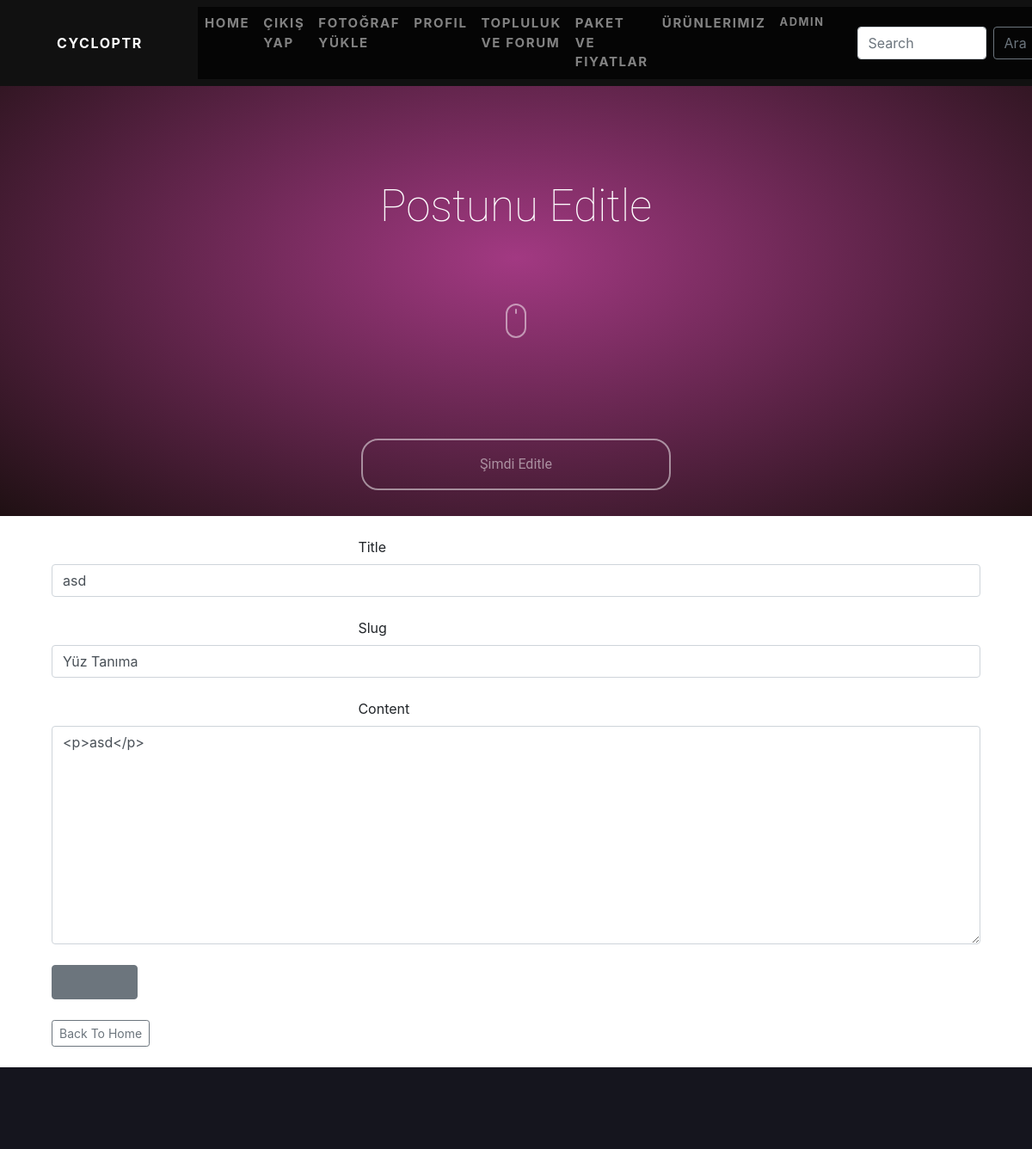
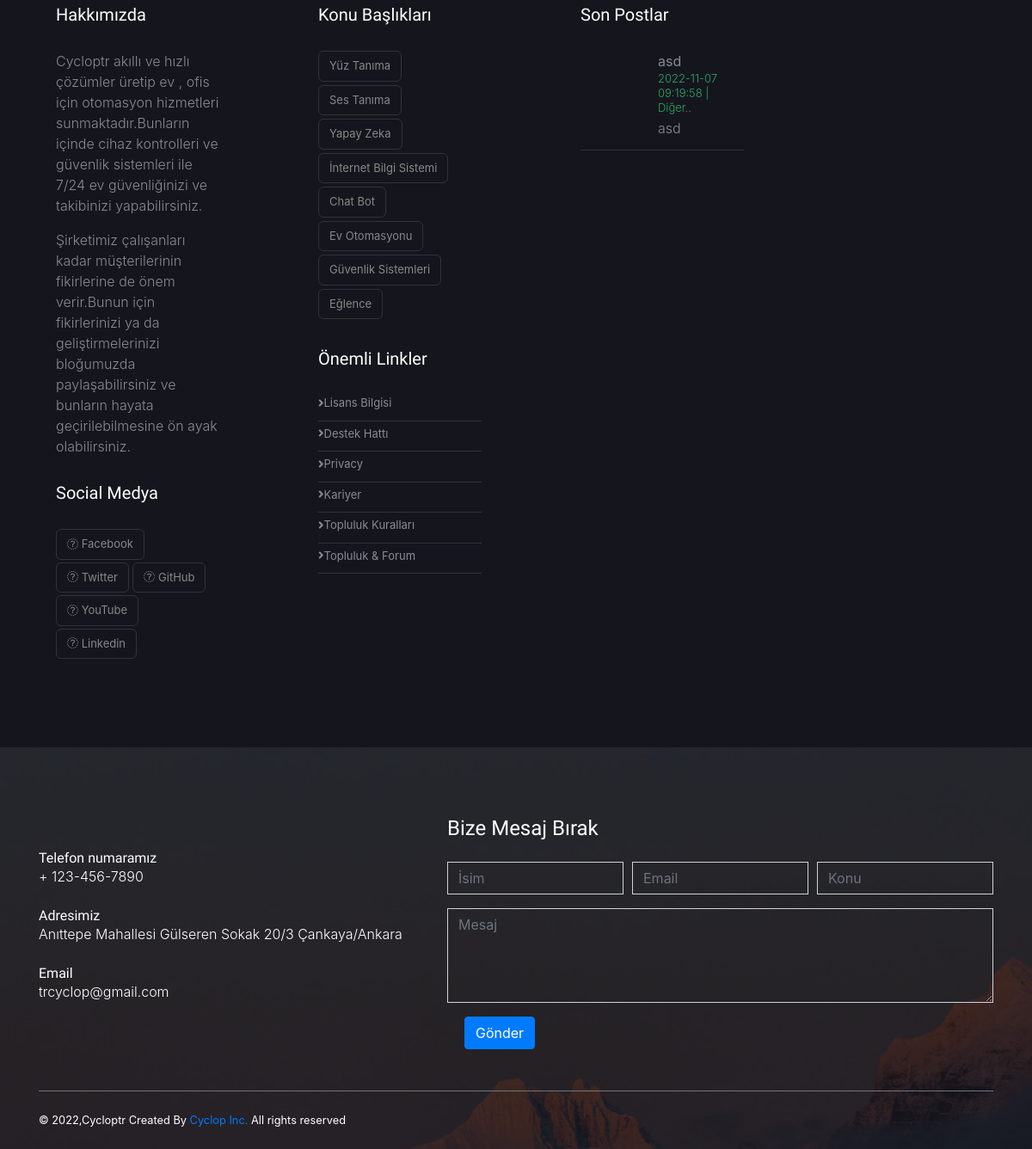
The page /posts/edit/1 (signed in) on the database its author committed (2 pictures, top to bottom).
### website/models.py (models this page shows)
class Posts(dbsql.Model):
    id = dbsql.Column(dbsql.Integer , primary_key = True)
    title = dbsql.Column(dbsql.String(255))
    content = dbsql.Column(dbsql.Text)
    date_posted = dbsql.Column(dbsql.DateTime , default=datetime.utcnow)
    slug = dbsql.Column(dbsql.String(255))
    poster_id = dbsql.Column(dbsql.Integer, dbsql.ForeignKey('user.id'))

### website/auth.py (the view, shortened to what this page needs)
@auth.route('/posts/edit/<int:id>',methods=['GET','POST'])
@login_required
def edit_post(id):
	posts_for_display=post_parser()
	post = Posts.query.get_or_404(id)
	form = PostForm()
	if current_user.id == post.poster_id or current_user.id == 1:
		form.title.data = post.title
		form.content.data = post.content
		form.slug.data = post.slug
		return render_template('edit_post.html',form=form , posts = posts_for_display)
	else:
		flash("You can't edit this post")
		postlar = Posts.query.order_by(Posts.date_posted)
		return render_template("show_post.html",user=current_user,postlar = postlar,posts = posts_for_display)

### website/templates/edit_post.html (shortened to what this page needs)
<!DOCTYPE html>
<html lang="en">
    <head>
        <link href="//maxcdn.bootstrapcdn.com/bootstrap/4.1.1/css/bootstrap.min.css" rel="stylesheet" id="bootstrap-css">
        <link href="{{ url_for('static', filename='css/pricing.css') }}" rel="stylesheet" type="text/css" />
        <link href="{{ url_for('static', filename='css/footer.css') }}" rel="stylesheet" type="text/css" />
        <link href="{{ url_for('static', filename='css/login.css') }}" rel="stylesheet" type="text/css" />
        <link href="{{ url_for('static', filename='css/contact.css') }}" rel="stylesheet" type="text/css" />
        <link href="{{ url_for('static', filename='css/animation.css') }}" rel="stylesheet" type="text/css" />
        <link href="{{ url_for('static', filename='css/teamcard.css') }}" rel="stylesheet" type="text/css" />
        <link href="{{ url_for('static', filename='css/bootstrapmodified.css') }}" rel="stylesheet" type="text/css" />
        <link href="{{ url_for('static', filename='css/home_search_button.css') }}" rel="stylesheet" type="text/css" />
    </head>
    <body id="page-top">
        <nav class="navbar navbar-expand-lg navbar-dark navbar-custom fixed-top">
            <a class="navbar-brand" href="#page-top" style="margin-left: 50px;">CYCLOPTR</a>
            <div class="container px-5">
                <div class="collapse navbar-collapse" id="navbarResponsive">
                    <ul class="navbar-nav ms-auto">
                        <li class="nav-item">
                            <a class="nav-link" href="/" id="home"class="active" style="font-size:15px ;">Home</a>
                        </li>
                        <li class="nav-item">
                            <a class="nav-link" href="/logout" id="logout" style="font-size:15px ;">Çıkış Yap</a>
                        </li>
                        <li class="nav-item">
                            <a class="nav-link" href="/upload-image" id="uploadImage" style="font-size:15px ;">Fotoğraf Yükle</a>
                        </li>
                        <li class="nav-item">
                            <a class="nav-link" href="/dashboard" id="dashboard" style="font-size:15px ;">Profil</a>
                        </li>
                        <li class="nav-item">
                            <a class="nav-link" href="/show-posts" id="show_posts" style="font-size:15px ;">Topluluk ve Forum</a>
                        </li>
                        <li class="nav-item">
                            <a class="nav-link" href="/pricing" id="pricing" style="font-size:15px ;">Paket Ve Fiyatlar</a>
                        </li>
                        <li class="nav-item">
                            <a class="nav-link" href="/add_to_cart" id="show_products" style="font-size:15px ;">Ürünlerimiz</a>
                        </li>
                        {% if current_user.id == 1 %}
                        <li class="nav-item">
                            <a class="nav-link" href="{{ url_for('auth.admin')}}">Admin</a>
                          </li>
                        {% endif %}
                    </ul>
                    <form method="POST" action="{{ url_for('auth.search')}}" class="d-flex">
                        <input class="form-control me-2" type="search" placeholder="Search" aria-label="Search" name="searched">
                        <button class="btn btn-outline-secondary" type="submit">Ara</button>
                    </form>
                </div>
            </div>
        </nav>
        <header class="masthead text-center text-white">
            <p id='head6' class='header'>Postunu Editle</p>
            <a href="#scroll" style="text-decoration:none;color: #fff;">
              <button class="headerbtn">
                <a href="#scroll" style="text-decoration:none;color: #fff;">Şimdi Editle</a>
                <div class="mouse-icon"><div class="wheel"></div></div>
              </button>
            </a>
        </header>
        <section id="scroll">
            <br/>
            <form method="POST" style="margin-left:5%;margin-right:5%;">
                {{ form.title.label(class="form-label") }}
                {{ form.title(class="form-control") }}
                <br/>
                {{ form.slug.label(class="form-label") }}
                {{ form.slug(class="form-control") }}
                <br/>
                {{ form.content.label(class="form-label") }}
                {{ form.content(class="form-control", rows="10") }}
                <br/>
                <button class="btn btn-secondary" value="Gönder" style="width: 100px;height: 40px;"></button>
            </form>
            <a href="{{ url_for('views.home')}}" class="btn btn-outline-secondary btn-sm" style="margin-left:5% ;margin-top: 2%;margin-bottom: 2%;">Back To Home</a>
        </section>
        <footer class="kilimanjaro_area">
            <div class="foo_top_header_one section_padding_100_70">
                <div class="container">
                    <div class="row">
                        <div class="col-12 col-md-6 col-lg-3" style="width: 240px;">
                            <div class="kilimanjaro_part">
                                <h5>Hakkımızda</h5>
                                <p>Cycloptr akıllı ve hızlı çözümler üretip ev , ofis için otomasyon hizmetleri sunmaktadır.Bunların içinde cihaz kontrolleri ve güvenlik sistemleri ile 7/24 ev güvenliğinizi ve takibinizi yapabilirsiniz. </p>
                                <p>Şirketimiz çalışanları kadar müşterilerinin fikirlerine de önem verir.Bunun için fikirlerinizi ya da geliştirmelerinizi bloğumuzda paylaşabilirsiniz ve bunların hayata geçirilebilmesine ön ayak olabilirsiniz.</p>
                            </div>
                            <div class="kilimanjaro_part m-top-15">
                                <h5>Social Medya</h5>
                                <ul class="kilimanjaro_social_links">
                                    <li><a href="#"><i class="fa fa-facebook" aria-hidden="true"></i> Facebook</a></li>
                                    <li><a href="#"><i class="fa fa-twitter" aria-hidden="true"></i> Twitter</a></li>
                                    <li><a target="_blank" href="https://github.com/SAOCyper" ><i class="fa fa-github" aria-hidden="true"></i> GitHub</a></li>
                                    <li><a href="#"><i class="fa fa-youtube" aria-hidden="true"></i> YouTube</a></li>
                                    <li><a href="#"><i class="fa fa-linkedin" aria-hidden="true"></i> Linkedin</a></li>
                                </ul>
                            </div>
                        </div>
                        <div class="col-12 col-md-6 col-lg-3" style="width: 240px;">
                            <div class="kilimanjaro_part">
                                <h5>Konu Başlıkları</h5>
                                <ul class=" kilimanjaro_widget">
                                    <li><a href="#">Yüz Tanıma</a></li>
                                    <li><a href="#">Ses Tanıma</a></li>
                                    <li><a href="#">Yapay Zeka</a></li>
                                    <li><a href="#">İnternet Bilgi Sistemi</a></li>
                                    <li><a href="#">Chat Bot</a></li>
                                    <li><a href="#">Ev Otomasyonu</a></li>
                                    <li><a href="#">Güvenlik Sistemleri</a></li>
                                    <li><a href="#">Eğlence</a></li>
                                </ul>
                            </div>
                            <div class="kilimanjaro_part m-top-15">
                                <h5>Önemli Linkler</h5>
                                <ul class="kilimanjaro_links">
                                    <li><a href="terms-and-conditions"><i class="fa fa-angle-right" aria-hidden="true"></i>Lisans Bilgisi</a></li>
                                    <li><a href="#"><i class="fa fa-angle-right" aria-hidden="true"></i>Destek Hattı</a></li>
                                    <li><a href="privacy-policy"><i class="fa fa-angle-right" aria-hidden="true"></i>Privacy</a></li>
                                    <li><a href="#"><i class="fa fa-angle-right" aria-hidden="true"></i>Kariyer</a></li>
                                    <li><a href="#"><i class="fa fa-angle-right" aria-hidden="true"></i>Topluluk Kuralları</a></li>
                                    <li><a href="show-posts"><i class="fa fa-angle-right" aria-hidden="true"></i>Topluluk & Forum</a></li>
                                </ul>
                            </div>
                        </div>
                        <div class="col-12 col-md-6 col-lg-3" >
                            <div class="kilimanjaro_part">
                                <h5>Son Postlar</h5>
                                {% for post in posts %}
                                    <div class="kilimanjaro_blog_area">
                                        <div class="kilimanjaro_thumb">
                                        </div>
                                        <a href="#">{{ post.title}}</a><br/>
                                        <p class="kilimanjaro_date">{{ post.date_posted}} | {{ post.slug}}</p>
                                        <p>{{ post.content|safe}}</p>
                                    </div>
                                {% endfor %}
                            </div>
                        </div>
                    </div>
                </div>
            </div>
        </footer>
        <section id="contact" class="section has-img-bg pb-0" style="background: url('../static/images/section.jpg');">
            <div class="container">
                <div class="row align-items-center">
                    <div class="col-md-5 my-3">
                        <h6 class="mb-0">Telefon numaramız</h6>
                        <p class="mb-4">+ 123-456-7890</p>
                        <h6 class="mb-0">Adresimiz</h6>
                        <p class="mb-4">Anıttepe Mahallesi Gülseren Sokak 20/3 Çankaya/Ankara</p>
                        <h6 class="mb-0">Email</h6>
                        <p class="mb-0">trcyclop@gmail.com</p>
                    </div>
                    <div class="col-md-7">
                        <form method="POST" action="send_messages">
                            <h4 class="mb-4">Bize Mesaj Bırak</h4>
                            <div class="form-row">
                                <div class="form-group col-sm-4">
                                    <input type="text" class="form-control text-white rounded-0 bg-transparent" name="name" placeholder="İsim">
                                </div>
                                <div class="form-group col-sm-4">
                                    <input type="email" class="form-control text-white rounded-0 bg-transparent" name="email" placeholder="Email">
                                </div>
                                <div class="form-group col-sm-4">
                                    <input type="text" class="form-control text-white rounded-0 bg-transparent" name="subject" placeholder="Konu">
                                </div>
                                <div class="form-group col-12" style="margin:auto ;">
                                    <textarea name="message" id="" cols="30" rows="4" class="form-control text-white rounded-0 bg-transparent" placeholder="Mesaj"></textarea>
                                </div>
                                <div class="form-group col-12 mb-0">
                                    <button type="submit" class="btn btn-primary rounded w-md mt-3">Gönder</button>
                                </div>
                            </div>
                        </form>
                    </div>
                </div>
                <footer class="mt-5 py-4 border-top border-secondary">
                    <p class="mb-0 small">&copy; <script>document.write(new Date().getFullYear())</script>,Cycloptr Created By  <a href="https://cycloptr.com/" target="_blank"> Cyclop Inc.</a>  All rights reserved </p>
                </footer>
            </div>
        </section>
    </body>
</html>

### rows shown on the page
Posts: title "asd", slug "Yüz Tanıma", content "<p>asd</p>", date_posted "2022-11-07 09:19:58", slug "Diğer..", content "asd"
